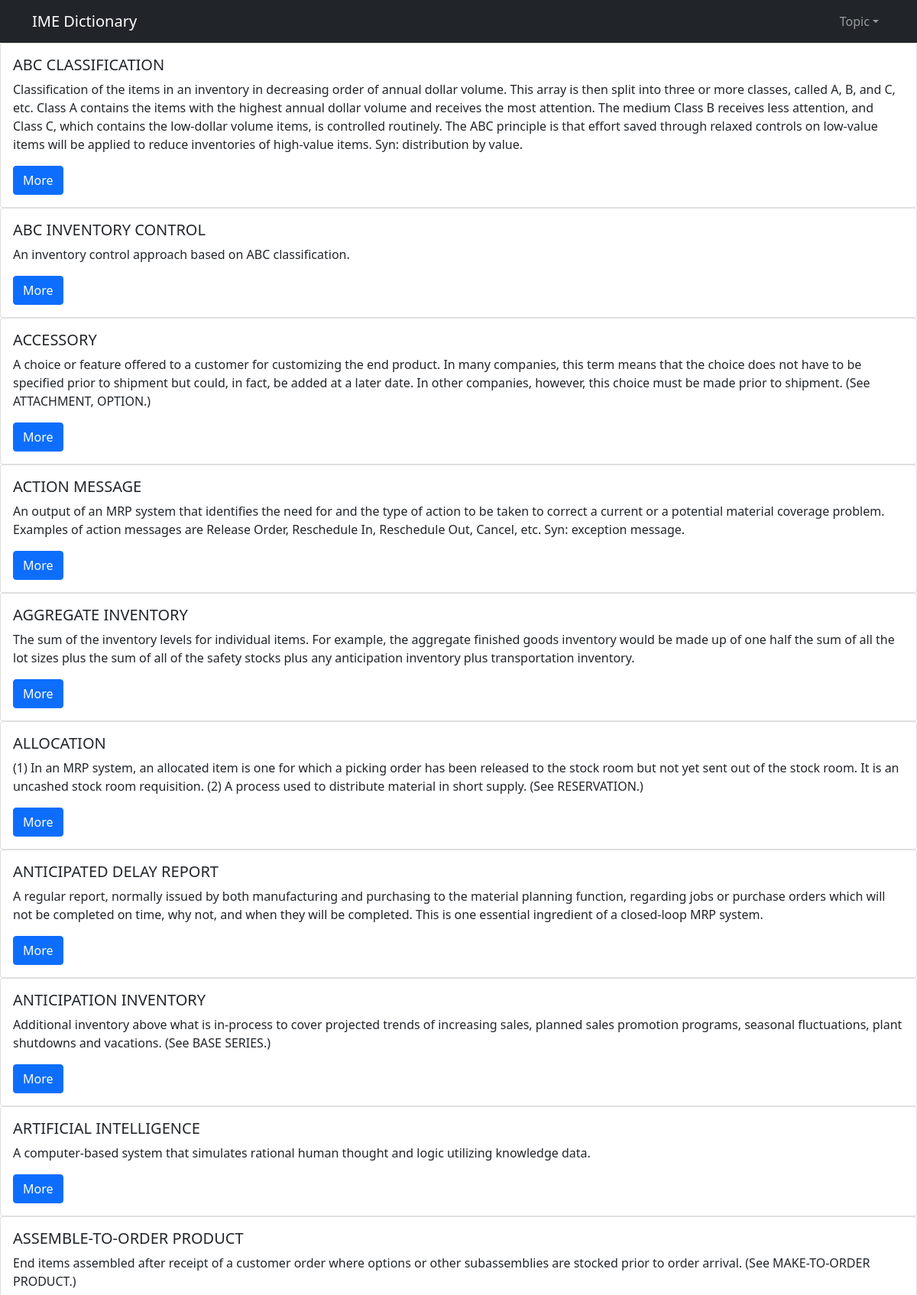
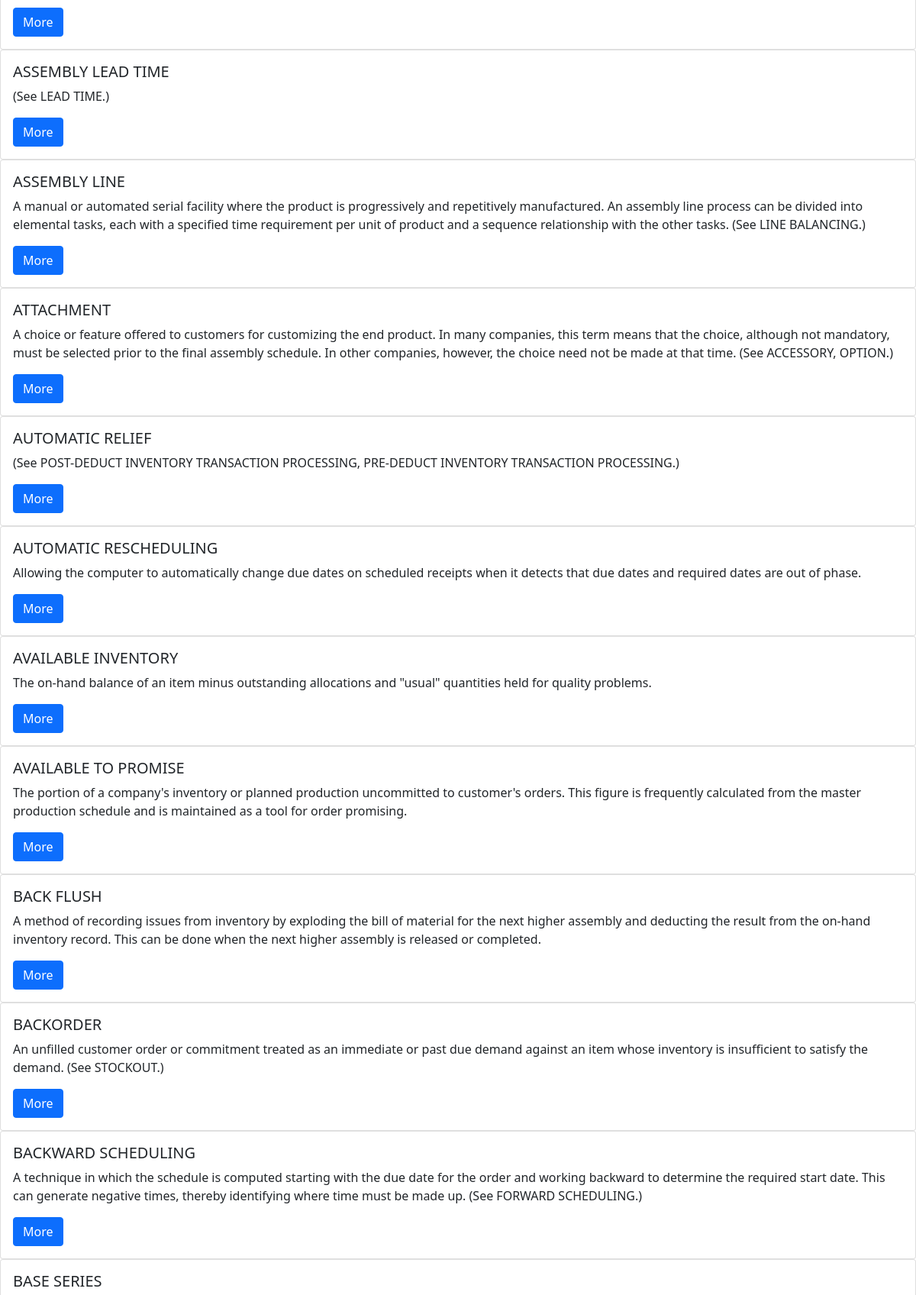
The page /Operation (upper part) on the database its author committed (2 pictures, top to bottom).
### cities/models.py (models this page shows, shortened)
class new_Operations(models.Model):
    term = models.CharField(max_length=200)
    meaning = models.TextField()
    href = models.URLField(max_length=1000,null=True)
    firstkeyword = models.CharField(max_length=200,null=True)
    secondkeyword = models.CharField(max_length=200,null=True)
    lastkeyword = models.CharField(max_length=200,null=True)

### cities/views.py (the view)
# urls.py: path('Operation', myOperation, name="Operation"), # Operation
def myOperation(request):
    Operations = new_Operations.objects.all()
    context = {
        'Operations' : Operations,
    }
    return render(request, 'detail/Operation_main.html', context)

### cities/templates/detail/Operation_main.html (shortened to what this page needs)
{% load static %}
<!DOCTYPE html>
<html lang="en">
	<head>
		<link href="{% static 'css/styles.css' %}" rel="stylesheet" />
		<link href="{% static 'css/search.css' %}" rel="stylesheet" />
	</head>
  <body>
	  <nav class="navbar navbar-expand-lg navbar-dark bg-dark">
		  <div class="container">
			  <a class="navbar-brand" href="#">IME Dictionary </a>
			  <div class="collapse navbar-collapse" id="navbarSupportedContent">
				  <ul class="navbar-nav ms-auto mb-2 mb-lg-0">
					  <li class="nav-item dropdown">
						  <a class="nav-link dropdown-toggle" id="navbarDropdown" href="#" role="button" data-bs-toggle="dropdown" aria-haspopup="true" aria-expanded="false">Topic</a>
					  </li>
				  </ul>
			  </div>
		  </div>
	  </nav>
	  {% for i in Operations.all %}
	  <div class="card">
		  <div class="card-body">
			  <h5 class="card-title">{{i.term}}</h5>
			  <p class="card-text">{{i.meaning}}</p>
			  <a href="{% url 'Operations'  i.id %}" class="btn btn-primary">More</a>
		  </div>
	  </div>
	  {% endfor %}
  </body>
</html>

### cities/static/css/search.css (style rules this page uses)
body { margin: 0; padding: 0; background: white; }

### rows shown on the page
new_Operations: term "ABC CLASSIFICATION", meaning "Classification of the items in an inventory in decreasing order of annual dollar volume. This array is then split into three or more classes, called A, B, and C, etc. Class A contains the items with the highest annual dollar volume and receives the most attention. The medium Class B receives less attention, and Class C, which contains the low-dollar volume items, is controlled routinely. The ABC principle is that effort saved through relaxed controls on low-value items will be applied to reduce inventories of high-value items. Syn: distribution by value."
new_Operations: term "ABC INVENTORY CONTROL", meaning "An inventory control approach based on ABC classification."
new_Operations: term "ACCESSORY", meaning "A choice or feature offered to a customer for customizing the end product. In many companies, this term means that the choice does not have to be specified prior to shipment but could, in fact, be added at a later date. In other companies, however, this choice must be made prior to shipment. (See ATTACHMENT, OPTION.)"
new_Operations: term "ACTION MESSAGE", meaning "An output of an MRP system that identifies the need for and the type of action to be taken to correct a current or a potential material coverage problem. Examples of action messages are Release Order, Reschedule In, Reschedule Out, Cancel, etc. Syn: exception message."
new_Operations: term "AGGREGATE INVENTORY", meaning "The sum of the inventory levels for individual items. For example, the aggregate finished goods inventory would be made up of one half the sum of all the lot sizes plus the sum of all of the safety stocks plus any anticipation inventory plus transportation inventory."
new_Operations: term "ALLOCATION", meaning "(1) In an MRP system, an allocated item is one for which a picking order has been released to the stock room but not yet sent out of the stock room. It is an uncashed stock room requisition. (2) A process used to distribute material in short supply. (See RESERVATION.)"
new_Operations: term "ANTICIPATED DELAY REPORT", meaning "A regular report, normally issued by both manufacturing and purchasing to the material planning function, regarding jobs or purchase orders which will not be completed on time, why not, and when they will be completed. This is one essential ingredient of a closed-loop MRP system."
new_Operations: term "ANTICIPATION INVENTORY", meaning "Additional inventory above what is in-process to cover projected trends of increasing sales, planned sales promotion programs, seasonal fluctuations, plant shutdowns and vacations. (See BASE SERIES.)"
new_Operations: term "ARTIFICIAL INTELLIGENCE", meaning "A computer-based system that simulates rational human thought and logic utilizing knowledge data."
new_Operations: term "ASSEMBLE-TO-ORDER PRODUCT", meaning "End items assembled after receipt of a customer order where options or other subassemblies are stocked prior to order arrival. (See MAKE-TO-ORDER PRODUCT.)"
new_Operations: term "ASSEMBLY LEAD TIME", meaning "(See LEAD TIME.)"
new_Operations: term "ASSEMBLY LINE", meaning "A manual or automated serial facility where the product is progressively and repetitively manufactured. An assembly line process can be divided into elemental tasks, each with a specified time requirement per unit of product and a sequence relationship with the other tasks. (See LINE BALANCING.)"
new_Operations: term "ATTACHMENT", meaning "A choice or feature offered to customers for customizing the end product. In many companies, this term means that the choice, although not mandatory, must be selected prior to the final assembly schedule. In other companies, however, the choice need not be made at that time. (See ACCESSORY, OPTION.)"
new_Operations: term "AUTOMATIC RELIEF", meaning "(See POST-DEDUCT INVENTORY TRANSACTION PROCESSING, PRE-DEDUCT INVENTORY TRANSACTION PROCESSING.)"
new_Operations: term "AUTOMATIC RESCHEDULING", meaning "Allowing the computer to automatically change due dates on scheduled receipts when it detects that due dates and required dates are out of phase."
new_Operations: term "AVAILABLE INVENTORY", meaning "The on-hand balance of an item minus outstanding allocations and \"usual\" quantities held for quality problems."
new_Operations: term "AVAILABLE TO PROMISE", meaning "The portion of a company's inventory or planned production uncommitted to customer's orders. This figure is frequently calculated from the master production schedule and is maintained as a tool for order promising."
new_Operations: term "BACK FLUSH", meaning "A method of recording issues from inventory by exploding the bill of material for the next higher assembly and deducting the result from the on-hand inventory record. This can be done when the next higher assembly is released or completed."
new_Operations: term "BACKORDER", meaning "An unfilled customer order or commitment treated as an immediate or past due demand against an item whose inventory is insufficient to satisfy the demand. (See STOCKOUT.)"
new_Operations: term "BACKWARD SCHEDULING", meaning "A technique in which the schedule is computed starting with the due date for the order and working backward to determine the required start date. This can generate negative times, thereby identifying where time must be made up. (See FORWARD SCHEDULING.)"
new_Operations: term "BASE SERIES"
